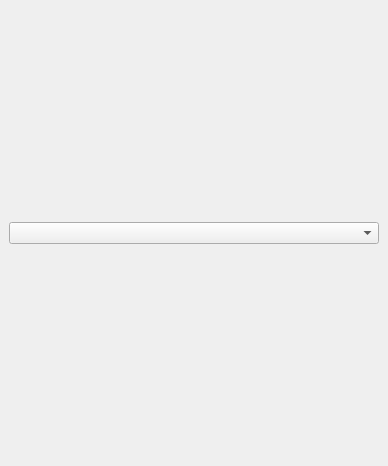
<?xml version="1.0" encoding="UTF-8"?>
<ui version="4.0">
 <class>GeoDataViewDock</class>
 <widget class="QDockWidget" name="GeoDataViewDock">
  <property name="geometry">
   <rect>
    <x>0</x>
    <y>0</y>
    <width>388</width>
    <height>466</height>
   </rect>
  </property>
  <property name="windowTitle">
   <string>Geo Data</string>
  </property>
  <widget class="QWidget" name="dockWidgetContents">
   <layout class="QVBoxLayout" name="verticalLayout">
    <item>
     <widget class="QComboBox" name="geoItemBox"/>
    </item>
   </layout>
  </widget>
 </widget>
 <resources/>
 <connections/>
</ui>
